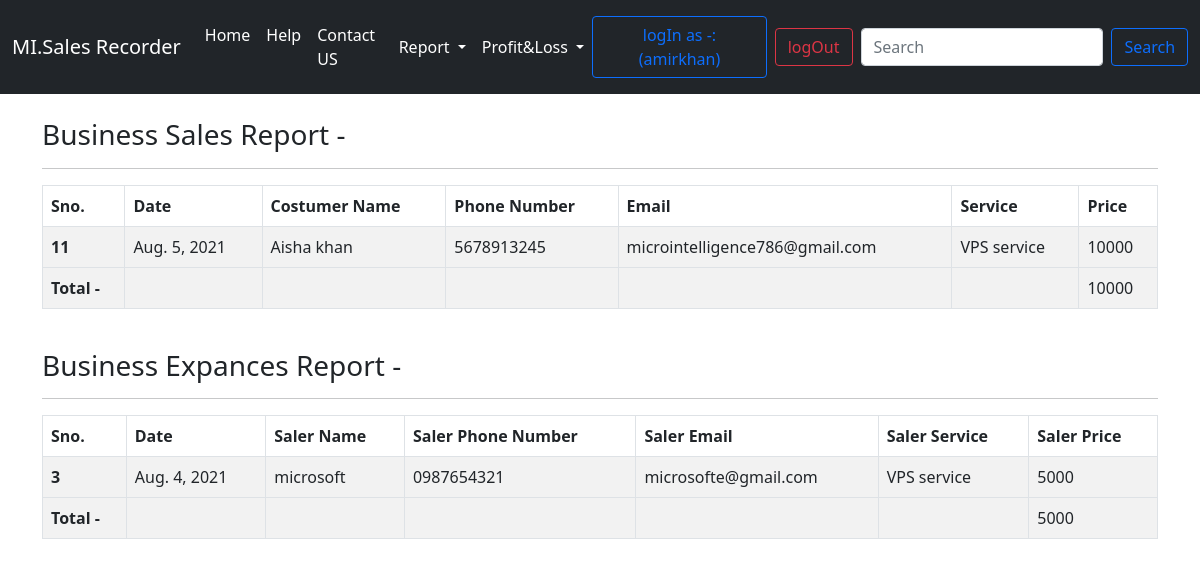
The app's page /report (signed in) with its own data.
### main/models.py (models this page shows)
class saleData(models.Model):
    date = models.DateField(blank=True,null=True)
    cosName = models.CharField(max_length=10)
    phone = models.CharField(max_length=12)
    email = models.EmailField()
    serviceName = models.CharField(max_length=100)
    price = models.IntegerField()
    usr = models.ForeignKey(settings.AUTH_USER_MODEL,default=1, on_delete=models.CASCADE)

class expanceData(models.Model):
    date = models.DateField(blank=True,null=True)
    buyerName = models.CharField(max_length=100)
    buyerPhone = models.CharField(max_length=12)
    buyerEmail = models.EmailField()
    serviceName = models.CharField(max_length=100)
    price = models.IntegerField()
    usr = models.ForeignKey(settings.AUTH_USER_MODEL,default=1,on_delete=models.CASCADE)

### main/views.py (the view)
# urls.py: path('report',views.report,name='report')
def report(request):
    if not request.user.is_authenticated:
        return render(request,'report.html')
    else:
        noSale = saleData.objects.filter(usr=request.user).count()
        noExp = expanceData.objects.filter(usr=request.user).count()
        lastSale = saleData.objects.filter(usr=request.user).aggregate(Sum('price'))['price__sum']
        lastExp = expanceData.objects.filter(usr=request.user).aggregate(Sum('price'))['price__sum']
        fachSale = saleData.objects.filter(usr=request.user)
        fachExp = expanceData.objects.filter(usr=request.user)
        if lastSale and lastExp != None:
            profitLoss = lastSale - lastExp
        else:
            return render(request,'report.html')
        params = {'profitLoss':profitLoss,'noSale':noSale,'noExp':noExp,'lastSale':lastSale,'lastExp':lastExp,'fachSale':fachSale,'fachExp':fachExp}
        return render(request,'report.html',params)

### templates/report.html (shortened to what this page needs)
{% extends 'base.html' %}
{% block body %}
{% if request.user.is_authenticated %}
<div class="container my-4 table-responsive">
  <h3>
    Business Sales Report -
  </h3>
  <hr>
  <table class="table table-striped table-bordered">
    <thead>
      <tr>
        <th scope="col">Sno.</th>
        <th scope="col">Date</th>
        <th scope="col">Costumer Name</th>
        <th scope="col">Phone Number</th>
        <th scope="col">Email</th>
        <th scope="col">Service</th>
        <th scope="col">Price</th>
      </tr>
    </thead>
    {% for i in fachSale %}
    <tbody>
      <tr>
        <th scope="row">{{i.id}}</th>
        <td>{{i.date}}</td>
        <td>{{i.cosName}}</td>
        <td>{{i.phone}}</td>
        <td>{{i.email}}</td>
        <td>{{i.serviceName}}</td>
        <td>{{i.price}}</td>
      </tr>
    </tbody>
    {% endfor %}
    <tr>
      <th>Total -</th>
      <td></td>
      <td></td>
      <td></td>
      <td></td>
      <td></td>
      <td>{{lastSale}}</td>
    </tr>
  </table>
</div>
{% endif %}
{% if request.user.is_authenticated %}
<div class="container my-4 table-responsive">
  <h3>
    Business Expances Report -
  </h3>
  <hr>
  <table class="table table-striped table-bordered">
    <thead>
      <tr>
        <th scope="col">Sno.</th>
        <th scope="col">Date</th>
        <th scope="col">Saler Name</th>
        <th scope="col">Saler Phone Number</th>
        <th scope="col">Saler Email</th>
        <th scope="col">Saler Service</th>
        <th scope="col">Saler Price</th>
      </tr>
    </thead>
    {% for x in fachExp %}
    <tbody>
      <tr>
        <th scope="row">{{x.id}}</th>
        <td>{{x.date}}</td>
        <td>{{x.buyerName}}</td>
        <td>{{x.buyerPhone}}</td>
        <td>{{x.buyerEmail}}</td>
        <td>{{x.serviceName}}</td>
        <td>{{x.price}}</td>
      </tr>
    </tbody>
    {% endfor %}
    <tr>
      <th>Total -</th>
      <td></td>
      <td></td>
      <td></td>
      <td></td>
      <td></td>
      <td>{{lastExp}}</td>
    </tr>
  </table>
</div>
{% endif %}
{% endblock body %}

### templates/base.html (shortened to what this page needs)
<!doctype html>
<html lang="en">
<head>
  <link href="https://cdn.jsdelivr.net/npm/bootstrap@5.0.2/dist/css/bootstrap.min.css" rel="stylesheet"
>
</head>
<body>
  <nav class="navbar navbar-expand-lg navbar-dark bg-dark">
    <div class="container-fluid">
      <a class="navbar-brand" href="index">MI.Sales Recorder</a>
      <div class="collapse navbar-collapse" id="navbarSupportedContent">
        <ul class="navbar-nav me-auto mb-2 mb-lg-0">
          {% if request.user.is_authenticated %}
          <li class="nav-item">
            <a class="nav-link active" aria-current="page" href="index">Home</a>
          </li>
          {% endif %}
          {% if request.user.is_authenticated %}
          <li class="nav-item">
            <a class="nav-link active" href="help">Help</a>
          </li>
          {% endif %}
          {% if request.user.is_authenticated %}
          <li class="nav-item">
            <a class="nav-link active" href="contactUs">Contact US</a>
          </li>
          {% endif %}
          {% if request.user.is_authenticated %}
          <div class="collapse navbar-collapse" id="kDropdown">
            <ul class="navbar-nav">
              <li class="nav-item dropdown">
                <a class="nav-link active dropdown-toggle" id="DarkDropdownMenuLink" role="button"
                  data-bs-toggle="dropdown" aria-expanded="false">
                  Report
                </a>
              </li>
            </ul>
          </div>
          {% endif %}
          {% if request.user.is_authenticated %}
          <div class="collapse navbar-collapse" id="kDropdown1">
            <ul class="navbar-nav">
              <li class="nav-item dropdown">
                <a class="nav-link active dropdown-toggle" id="DarkDropdownMenuLink1" role="button"
                  data-bs-toggle="dropdown" aria-expanded="false">
                  Profit&Loss
                </a>
              </li>
            </ul>
          </div>
          {% endif %}
        </ul>
        {% if request.user.is_authenticated %}
        <button type="text" class="btn btn-outline-primary my-2">logIn as -:({{request.user}})</button>
        {% endif %}
        {% if request.user.is_authenticated %}
        <a href="logOut"><button type="button" class="btn btn-outline-danger mx-2 my-2">logOut</button></a>
        {% endif %}
        {% if request.user.is_authenticated %}
        <form class="d-flex">
          <input class="form-control me-2" type="search" placeholder="Search" aria-label="Search">
          <button class="btn btn-outline-primary" type="submit">Search</button>
        </form>
        {% endif %}
      </div>
    </div>
  </nav>
  {% block body %}{% endblock body %}
</body>
</html>

### records on screen
saleData: id "11", date "Aug. 5, 2021", cosName "Aisha khan", phone "5678913245", email "microintelligence786@gmail.com", serviceName "VPS service", price "10000"
expanceData: id "3", date "Aug. 4, 2021", buyerName "microsoft", buyerPhone "0987654321", buyerEmail "microsofte@gmail.com", serviceName "VPS service", price "5000"

### other values on screen
{{ request.user }} "amirkhan"
{{ lastSale }} "10000"
{{ lastExp }} "5000"
